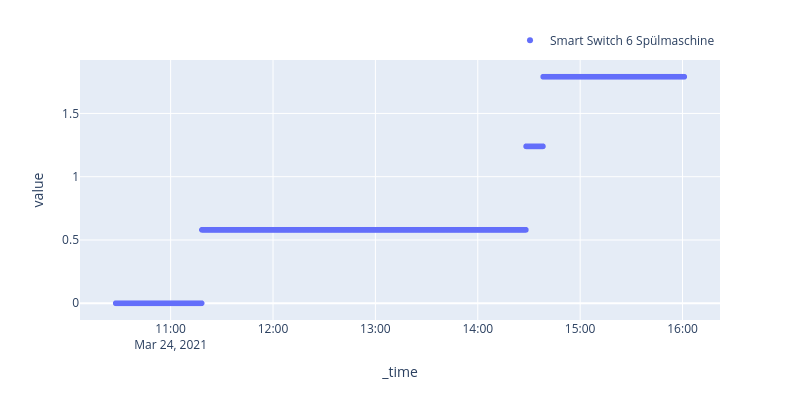

Notebook source saved alongside this figure:
### Code cell
# df has columns: timestamp, energy_Wh  (each row is an amount, not a meter reading)
df = new_df.copy()
# df['_time'] = pd.to_datetime(df['_time'], utc=True, errors='coerce')
# df = df.resample('10s').mean()
df.to_csv('before_before.csv')
s = (df.groupby('_time', as_index=True)['Smart Switch 6 Spülmaschine']      # combine duplicate timestamps, if any
       .sum()
       .sort_index()
       .cumsum())                                             # cumulative energy

d = s.index.to_series().diff().dropna()
print(pd.Series({
    'min': d.min(), 'max': d.max(), 'median': d.median(), 'mean': d.mean()
}))

s_sampled = s.resample('10s', label='right', closed='right').last().ffill()

print(s_sampled)
s_sampled.to_csv('test_interpolation.csv')

fig = px.scatter(s_sampled[:2000])
fig.update_layout(height=400)
fig.update_layout(width=800)
fig.update_layout(legend=dict(
    title=None,
    orientation="h",
    yanchor="bottom",
    y=1.02,
    xanchor="right",
    x=1
))
fig.show()

### Figure 1 — Plotly figure (JSON) as saved in the notebook; plotly's stock layout.template omitted (floating-point values rounded to 4 significant figures; data arrays with more than 128 entries replaced by an {"elided": "..."} marker saying what was removed)
{"data": [{"hovertemplate": "variable=Smart Switch 6 Spülmaschine<br>_time=%{x}<br>value=%{y}<extra></extra>", "legendgroup": "Smart Switch 6 Spülmaschine", "marker": {"color": "#636efa", "symbol": "circle"}, "mode": "markers", "name": "Smart Switch 6 Spülmaschine", "showlegend": true, "type": "scattergl", "x": {"elided": "2000 str values"}, "xaxis": "x", "y": {"elided": "2000 float values"}, "yaxis": "y"}], "layout": {"height": 400, "legend": {"orientation": "h", "title": {}, "tracegroupgap": 0, "x": 1, "xanchor": "right", "y": 1.02, "yanchor": "bottom"}, "margin": {"t": 60}, "width": 800, "xaxis": {"anchor": "y", "domain": [0, 1], "title": {"text": "_time"}}, "yaxis": {"anchor": "x", "domain": [0, 1], "title": {"text": "value"}}}}
